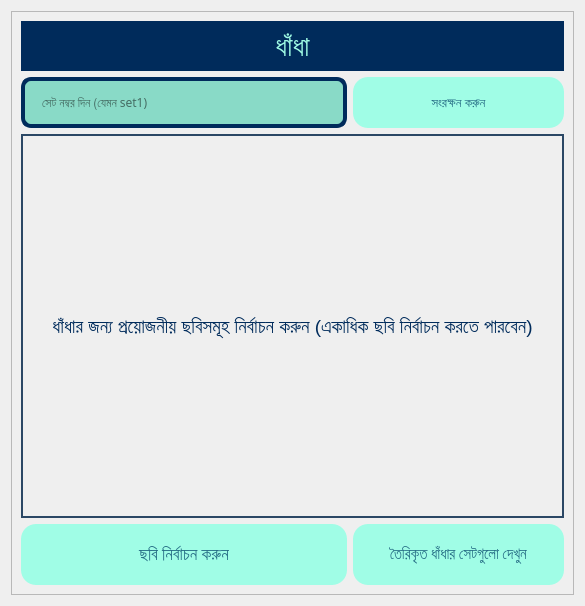
                   <widget class="QWidget" name="puzzle_page">
                    <layout class="QGridLayout" name="gridLayout_7">
                     <item row="0" column="0">
                      <widget class="QFrame" name="frame_3">
                       <property name="styleSheet">
                        <string notr="true"/>
                       </property>
                       <property name="frameShape">
                        <enum>QFrame::StyledPanel</enum>
                       </property>
                       <property name="frameShadow">
                        <enum>QFrame::Raised</enum>
                       </property>
                       <layout class="QGridLayout" name="gridLayout_16">
                        <item row="0" column="0" colspan="2">
                         <widget class="QLabel" name="label_9">
                          <property name="minimumSize">
                           <size>
                            <width>0</width>
                            <height>50</height>
                           </size>
                          </property>
                          <property name="maximumSize">
                           <size>
                            <width>16777215</width>
                            <height>50</height>
                           </size>
                          </property>
                          <property name="font">
                           <font>
                            <pointsize>21</pointsize>
                           </font>
                          </property>
                          <property name="styleSheet">
                           <string notr="true">color: rgb(159, 251, 228);
background-color: rgb(0, 43, 91);</string>
                          </property>
                          <property name="text">
                           <string>ধাঁধা</string>
                          </property>
                          <property name="alignment">
                           <set>Qt::AlignCenter</set>
                          </property>
                         </widget>
                        </item>
                        <item row="1" column="0">
                         <widget class="QLineEdit" name="task_puzzle_q_set_lbl">
                          <property name="minimumSize">
                           <size>
                            <width>326</width>
                            <height>51</height>
                           </size>
                          </property>
                          <property name="font">
                           <font>
                            <family>Hind Siliguri</family>
                            <pointsize>9</pointsize>
                            <weight>50</weight>
                            <bold>false</bold>
                           </font>
                          </property>
                          <property name="styleSheet">
                           <string notr="true">background-color: rgb(137, 218, 199);
border: 4px solid rgb(0, 43, 91);
padding-left: 15px;
border-radius: 10px;
color: black;</string>
                          </property>
                          <property name="placeholderText">
                           <string>সেট নম্বর দিন (যেমন set1)</string>
                          </property>
                         </widget>
                        </item>
                        <item row="1" column="1">
                         <widget class="QPushButton" name="task_puzzle_save_set_btn">
                          <property name="minimumSize">
                           <size>
                            <width>100</width>
                            <height>51</height>
                           </size>
                          </property>
                          <property name="font">
                           <font>
                            <family>Hind Siliguri Medium</family>
                            <pointsize>10</pointsize>
                            <weight>50</weight>
                            <bold>false</bold>
                           </font>
                          </property>
                          <property name="cursor">
                           <cursorShape>PointingHandCursor</cursorShape>
                          </property>
                          <property name="styleSheet">
                           <string notr="true">QPushButton {
background-color: rgb(160, 253, 230);
color:  #256D85 ;
border-radius: 15px;
}

QPushButton::hover:!pressed {
	
	background-color: rgb(143, 227, 207);
	color: #2B4865;

}</string>
                          </property>
                          <property name="text">
                           <string>সংরক্ষন করুন</string>
                          </property>
                         </widget>
                        </item>
                        <item row="2" column="0" colspan="2">
                         <widget class="QLabel" name="task_puzzle_image_lbl">
                          <property name="minimumSize">
                           <size>
                            <width>481</width>
                            <height>384</height>
                           </size>
                          </property>
                          <property name="font">
                           <font>
                            <pointsize>14</pointsize>
                           </font>
                          </property>
                          <property name="styleSheet">
                           <string notr="true">color: rgb(0, 43, 91);
border: 2px solid rgb(43, 72, 101);</string>
                          </property>
                          <property name="text">
                           <string>ধাঁধার জন্য প্রয়োজনীয় ছবিসমূহ নির্বাচন করুন (একাধিক ছবি নির্বাচন করতে পারবেন)</string>
                          </property>
                          <property name="alignment">
                           <set>Qt::AlignCenter</set>
                          </property>
                          <property name="wordWrap">
                           <bool>true</bool>
                          </property>
                         </widget>
                        </item>
                        <item row="3" column="0">
                         <widget class="QPushButton" name="task_puzzle_select_img_btn">
                          <property name="minimumSize">
                           <size>
                            <width>211</width>
                            <height>61</height>
                           </size>
                          </property>
                          <property name="font">
                           <font>
                            <family>Hind Siliguri Medium</family>
                            <pointsize>13</pointsize>
                            <weight>50</weight>
                            <bold>false</bold>
                           </font>
                          </property>
                          <property name="cursor">
                           <cursorShape>PointingHandCursor</cursorShape>
                          </property>
                          <property name="styleSheet">
                           <string notr="true">QPushButton {
background-color: rgb(160, 253, 230);
color:  #256D85 ;
border-radius: 15px;
}

QPushButton::hover:!pressed {
	
	background-color: rgb(143, 227, 207);
	color: #2B4865;

}</string>
                          </property>
                          <property name="text">
                           <string>ছবি নির্বাচন করুন</string>
                          </property>
                         </widget>
                        </item>
                        <item row="3" column="1">
                         <widget class="QPushButton" name="task_puzzle_show_set_btn">
                          <property name="minimumSize">
                           <size>
                            <width>211</width>
                            <height>61</height>
                           </size>
                          </property>
                          <property name="font">
                           <font>
                            <family>Hind Siliguri Medium</family>
                            <pointsize>11</pointsize>
                           </font>
                          </property>
                          <property name="cursor">
                           <cursorShape>PointingHandCursor</cursorShape>
                          </property>
                          <property name="styleSheet">
                           <string notr="true">QPushButton {
padding-left: 15px;
padding-right: 15px;
background-color: rgb(160, 253, 230);
color:  #256D85 ;
border-radius: 15px;
}

QPushButton::hover:!pressed {
	
	padding-left: 15px;
	padding-right: 15px;
	background-color: rgb(143, 227, 207);
	color: #2B4865;

}</string>
                          </property>
                          <property name="text">
                           <string>তৈরিকৃত ধাঁধার সেটগুলো দেখুন</string>
                          </property>
                         </widget>
                        </item>
                       </layout>
                      </widget>
                     </item>
                    </layout>
                   </widget>
